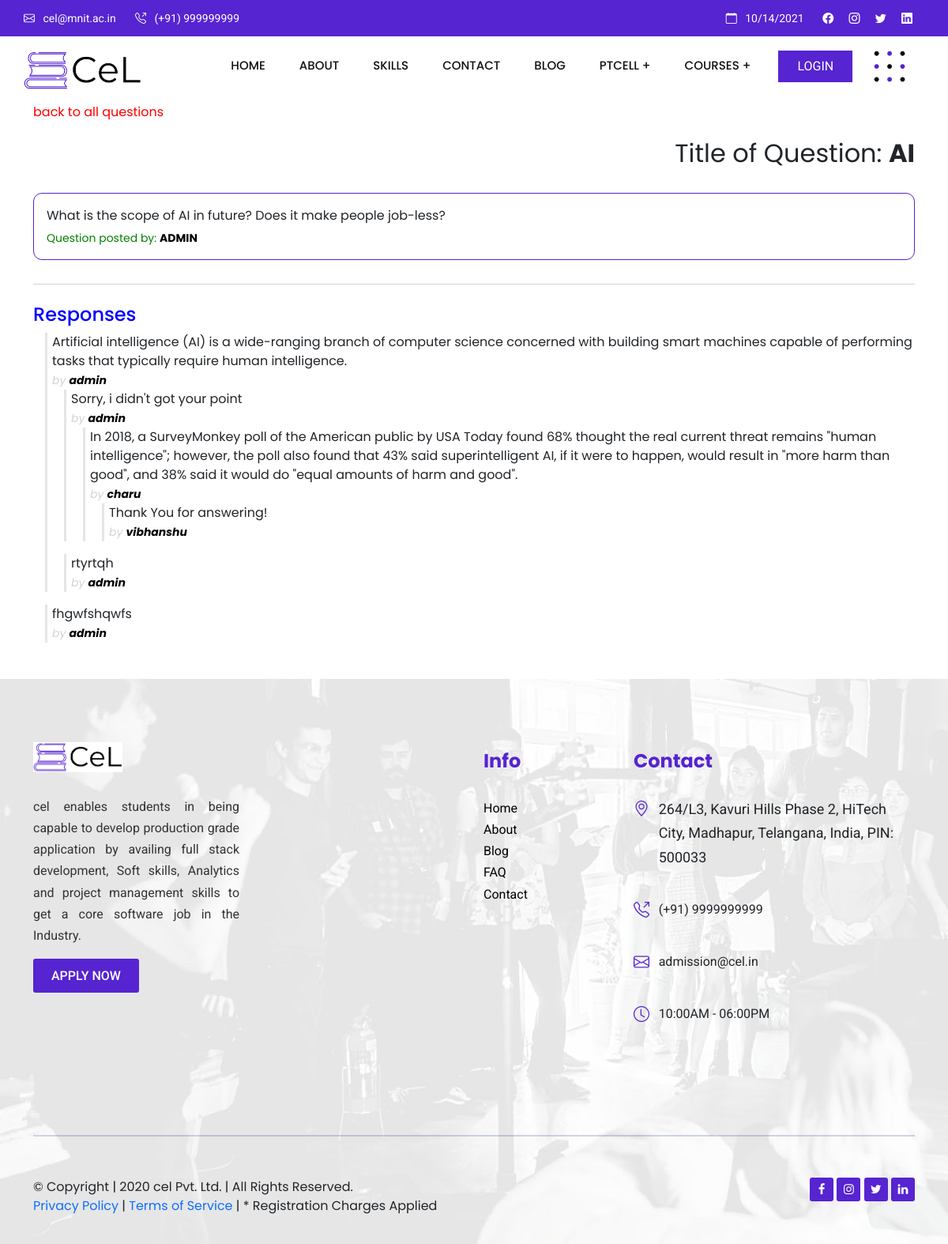
The page /question/5 on the database its author committed.
### myapp/models.py (models this page shows, shortened)
class Question(models.Model):
    author = models.ForeignKey(User, null=False, on_delete=models.CASCADE)
    title = models.CharField(max_length=200, null=False)
    body = models.TextField(null=False)
    created_at = models.DateTimeField(auto_now_add=True)
    updated_at = models.DateTimeField(auto_now=True)
    def get_responses(self):
        return self.responses.filter(parent=None)

class Response(models.Model):
    user = models.ForeignKey(User, null=False, on_delete=models.CASCADE)
    question = models.ForeignKey(Question, null=False, on_delete=models.CASCADE, related_name='responses')
    parent = models.ForeignKey('self', null=True, blank=True, on_delete=models.CASCADE)
    body = models.TextField(null=False)
    created_at = models.DateTimeField(auto_now_add=True)
    updated_at = models.DateTimeField(auto_now=True)
    def get_responses(self):
        return Response.objects.filter(parent=self)

### myapp/views.py (the view, shortened to what this page needs)
# urls.py: path('question/<int:id>', views.questionPage, name='question'),
def questionPage(request, id):
    response_form = NewResponseForm()
    reply_form = NewReplyForm()
    question = Question.objects.get(id=id)
    context = {
        'question': question,
        'response_form': response_form,
        'reply_form': reply_form,
    }
    return render(request, 'question.html', context)

### templates/question.html (shortened to what this page needs)
{% extends 'base.html' %}
{% block content %}
<section class="container ">
  <a style="text-decoration: none;color: red;" href="/allquestions">back to all questions</a>
  <div class="page question-page">
    <div class="text-end py-3">
      <p class="" style="display: inline;font-size:2rem">Title of Question: <b style="display: inline">{{question.title}}</b></p>
    </div>
    <div style="margin-top: 10px;" class="question-bar p-3">
      <p class="question-body">{{question.body}}</p>
      <p class="question-author mb-0" style="color:green">Question posted by: <span
          style="color:black; text-transform:uppercase;font-weight:bold;">{{question.author.username}}</span></p>
    </div>
    <div class="responses-container">
      <h4 class="responses-container-heading mt-4" style="color:blue;">Responses</h4>
      {% if not question.responses.all %}
      <p class="no-responses-text">No responses yet</p>
      {% else %}
      {% for response in question.get_responses %}
      {% include 'response.html' with response=response %}
      {% endfor %}
      {% endif %}
    </div>
  </div>
</section>
{% endblock %}

### templates/response.html (shortened to what this page needs)
<blockquote id="{{response.id}}">
  <p class="response-body">{{response.body}}</p>
  <small class="response-author">by <span style="font-weight: bold;color: #000;">{{response.user.username}}</span></small>
  {% for children in response.get_responses %}
  {% include 'response.html' with response=children %}
  {% endfor %}
</blockquote>

### static/styles.css (style rules this page uses)
html { scroll-behavior: smooth; }
body { font-family: "Poppins", sans-serif; }

### static/styles2.css (style rules this page uses)
blockquote { border-left: 3px solid rgb(230, 228, 228); padding-left: 6px; margin-left: 15px; }
.question-bar { border-radius: 11px; border: 1px solid #5624d0 !important; }
.page { display: flex; flex-direction: column; }
.question-body { margin-bottom: 6px; }
.question-author { font-size: 14px; color: lightgray; }
.responses-container { border-top: 1px solid lightgray; margin-bottom: 30px; margin-top: 30px; }
.responses-container-heading { color: lightgray; }
.response-body { margin: 0; }
.response-author { color: lightgray; font-style: italic; }

### rows shown on the page
Question: title "AI", body "What is the scope of AI in future? Does it make people job-less?", author.username "ADMIN"
Response: body "Artificial intelligence (AI) is a wide-ranging branch of computer science concerned with building smart machines capable of performing tasks that typically require human intelligence.", user.username "admin"
Response: body "Sorry, i didn't got your point", user.username "admin"
Response: body "In 2018, a SurveyMonkey poll of the American public by USA Today found 68% thought the real current threat remains \"human intelligence\"; however, the poll also found that 43% said superintelligent AI, if it were to happen, would result in \"more harm than good\", and 38% said it would do \"equal amounts of harm and good\".", user.username "charu"
Response: body "Thank You for answering!", user.username "vibhanshu"
Response: body "rtyrtqh", user.username "admin"
Response: body "fhgwfshqwfs", user.username "admin"
